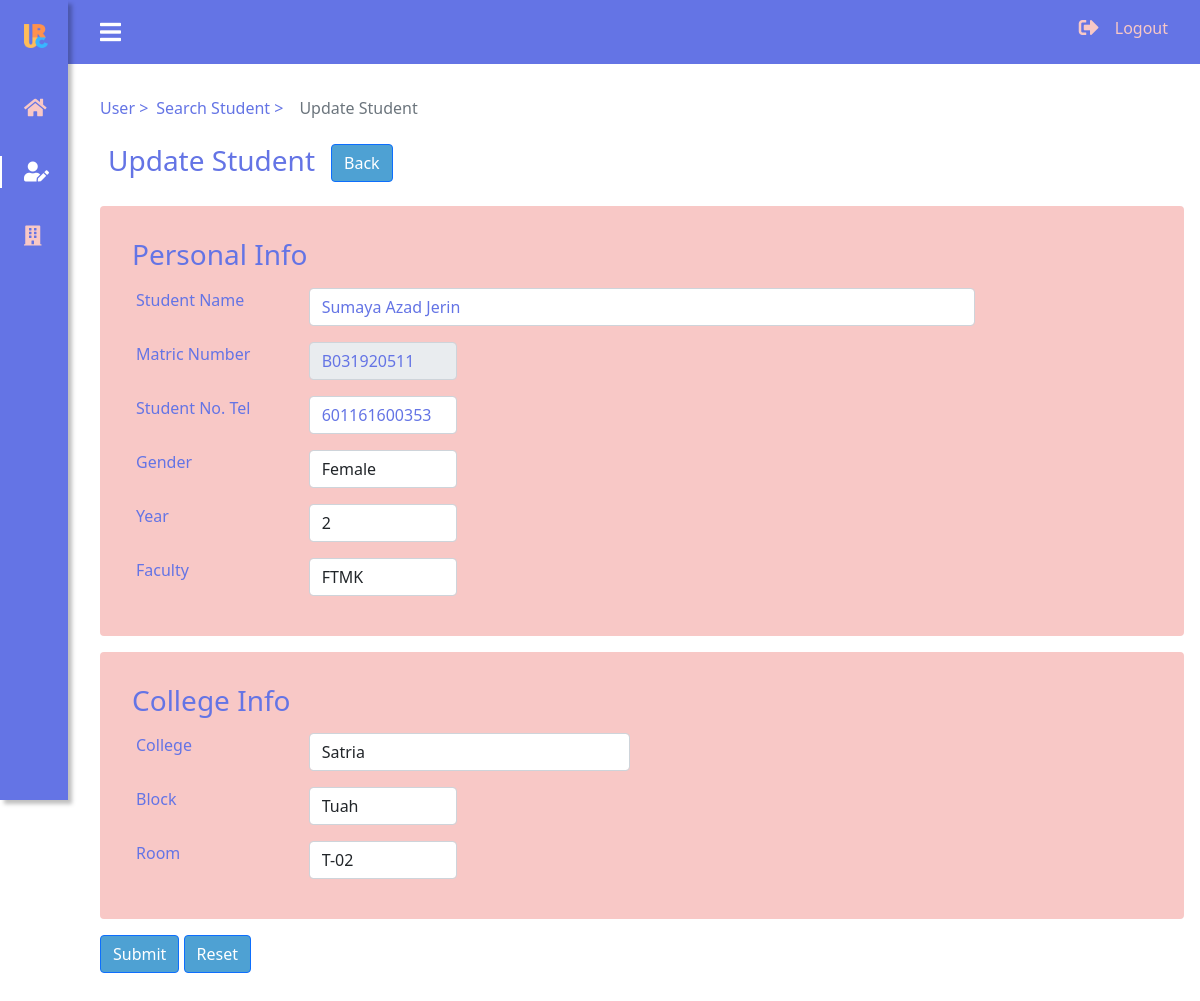
/admin/userStudentUpdate.php?matrixNo=B031920511 (signed in), run on the app's committed database.
### tables this page shows
CREATE TABLE `student` (
  `matrixNo` varchar(10) NOT NULL,
  `studName` varchar(50) NOT NULL,
  `gender` int(1) NOT NULL,
  `faculty` text NOT NULL,
  `year` int(1) NOT NULL,
  `studTel` varchar(20) NOT NULL,
  `roomID` varchar(10) NOT NULL,
  `blockID` varchar(10) NOT NULL,
  `collegeID` varchar(10) NOT NULL,
  `studEmail` varchar(50) NOT NULL,
  `profilePic` text NOT NULL DEFAULT '../../asset/default.jpg'
);

CREATE TABLE `block` (
  `blockID` varchar(10) NOT NULL,
  `collegeID` varchar(10) NOT NULL,
  `blockName` text NOT NULL
);

### public/admin/userStudentUpdate.php (the view, shortened to what this page needs)
<?php
	include("../config.php");
	$matrixNum = $_GET['matrixNo'];
	$sqls = "SELECT student.*, block.blockName FROM student JOIN block on student.blockID = block.blockID WHERE matrixNo = '".$matrixNum."'";
		$results = mysqli_query($conn, $sqls);
		$check = mysqli_num_rows($results);
		$row = mysqli_fetch_assoc($results);
		if($check > 0){
			$oldMatrixNo = $row['matrixNo'];
			$oldStudName = $row['studName'];
			$oldGender = $row['gender'];
			$oldYear = $row['year'];
			$oldFaculty = $row['faculty'];
			$oldCollege = $row['collegeID'];
			$oldBlock = $row['blockID'];
			$oldBlockName = $row['blockName'];
			$oldRoom = $row['roomID'];
			$oldStudTel = $row['studTel'];
		}
		else
			echo '<script>alert("USER NOT FOUND!")</script>';
	?>
<!DOCTYPE html>
<html>
<head>
</head>
<body id="body-pd">
	<div class="py-4">
		<div class="d-flex flex-column " id="content">
			<nav aria-label="breadcrumb">
			  	<ol class="breadcrumb">
			    	<li class="breadcrumb-item">User</li>
			    	<li class="breadcrumb-item">Search Student</li>
			    	<li class="breadcrumb-item active" aria-current="page">Update Student</li>
			  	</ol>
			</nav>
			<div class="d-flex">
				<div class="p-2">
					<h3 >Update Student</h3>
				</div>
				<div class="p-2">
					<form action="userStudentUpdate.php?matrixNo=<?php echo $matrixNum ?>" name="stud_search" method="POST">
						<button type="reset" class="btn btn-primary" id="back-btn" onclick="location.href='userStudentSearch.php'">Back</button>
					</form>
				</div>
			</div>
			<form action="userStudentUpdate.php?matrixNo=<?php echo $matrixNum ?>" name="stud_search" method="POST">
				<div class="rounded p-4 mb-3 bg-color">
					<div class="p-2">
						<h3 >Personal Info</h3>
					</div>
					<div class="container">
						<div class="row mb-3">
							<label for="StudentName" class="col-sm-2 form-label">Student Name</label>
							<div class="col-sm-8">
								<input required type="text" class="form-control" name="stud_name" id="StudentName" placeholder="Student Name" value="<?php echo htmlentities($oldStudName);?>">
							</div>
						</div>
						<div class="row mb-3">
							<label for="MatricNumber" class="col-sm-2 form-label">Matric Number</label>
							<div class="col-sm-2">
								<input required type="text" class="form-control" name="matric_num" id="MatricNumber" placeholder="Matric Number" value="<?php echo htmlentities($oldMatrixNo);?>" disabled>
							</div>
						</div>
						<div class="row mb-3">
							<label for="StudentTel" class="col-sm-2 form-label">Student No. Tel</label>
							<div class="col-sm-2">
								<input required type="tel" pattern=[6]{1}[0]{1}[1]{1}[0-9]{8,9} title="Format: 601XXXXXXXX." class="form-control" name="stud_tel" id="StudentTel" placeholder="Student No. Tel" value="<?php echo htmlentities($oldStudTel);?>">
							</div>
						</div>
						<div class="row mb-3">
							<label for="Gender" class="col-sm-2 form-label">Gender</label>
							<div class="col-sm-2">
								<select required class="form-control" name="gender" id="Gender">
								<?php	if($oldGender == 1){?>
									<option value="">Select Gender</option>
									<option value="2">Female</option>
									<option value="1" selected>Male</option>
								<?php	}
										else{?>
									<option value="2" selected>Female</option>
								<?php	} ?>
								</select>
							</div>
						</div>
						<div class="row mb-3">
							<label for="Year" class="col-sm-2 form-label">Year</label>
							<div class="col-sm-2">
								<select required class="form-control" name="year" id="Year">
								<?php	if($oldYear == 1){?>
									<option value="">Select Year</option>
									<option value="1" selected>1</option>
									<option value="2">2</option>
									<option value="3">3</option>
									<option value="4">4</option>
								<?php	}
										else if($oldYear == 2){?>
									<option value="2" selected>2</option>
								<?php	}
								 ?>
								</select>
							</div>
						</div>
						<div class="row mb-3">
							<label for="Faculty" class="col-sm-2 form-label">Faculty</label>
							<div class="col-sm-2">
								<select required class="form-control" name="faculty" id="Faculty">
								<?php	if($oldFaculty == "FKE"){?>
									<option value="">Select Faculty</option>
									<option value="FKE" selected>FKE</option>
									<option value="FKEKK">FKEKK</option>
									<option value="FKM">FKM</option>
									<option value="FKP">FKP</option>
									<option value="FPTT">FPTT</option>
									<option value="FTKEE">FTKEE</option>
									<option value="FTKMP">FTKMP</option>
									<option value="FTMK">FTMK</option>
								<?php	}
										else if($oldFaculty == "FTMK"){?>
									<option value="FTMK" selected>FTMK</option>
								<?php	} ?>
								</select>
							</div>
						</div>
					</div>
				</div>
				<div class="rounded p-4 mb-3 bg-color">
					<div class="p-2">
						<h3 >College Info</h3>
					</div>
					<div class="container">
						<div class="row mb-3">
							<?php
								$sql = "SELECT collegeID, collegeName FROM college";
								$result = mysqli_query($conn, $sql);
							?>
							<label for="College" class="col-sm-2 form-label">College</label>
							<div class="col-sm-4">
								<select required class="form-control" name="college_id" id="College" onchange="FetchBlock(this.value)">
									<?php
										while($row = mysqli_fetch_assoc($result)){
											if($row['collegeID'] == $oldCollege){
												echo '<option value="'.$row['collegeID'].'" selected>'.$row['collegeName'].'</option>';
											}
											else{
												echo '<option value="'.$row['collegeID'].'">'.$row['collegeName'].'</option>';
											}
										}
									?>
								</select>
							</div>
						</div>
						<div class="row mb-3">
							<label for="Block" class="col-sm-2 form-label">Block</label>
							<div class="col-sm-2">
								<select required class="form-control" name="block" id="Block" onchange="FetchRoom(this.value)">
									<option value="<?php echo htmlentities($oldBlock);?>"><?php echo htmlentities($oldBlockName);?></option>
								</select>
							</div>
						</div>
						<div class="row mb-3">
							<label for="Room" class="col-sm-2 form-label">Room</label>
							<div class="col-sm-2">
								<select required class="form-control" name="room" id="Room">
									<option value="<?php echo htmlentities($oldRoom);?>"><?php echo htmlentities($oldRoom);?></option>
								</select>
							</div>
						</div>
					</div>
				</div>
				<input type="submit" name="submit" class="btn btn-primary" id="submit-btn" value="Submit">
				<input type="reset" name="reset" class="btn btn-primary" id="reset-btn" value="Reset">
			</form>
		</div>
	</div>
</body>
</html>

### css/admin.css (style rules this page uses)
:root { --header-height: 3rem; --nav-width: 68px; --color-one: #6474E5; --color-two: #9AA4EC; --color-three: #F8C8C6; --color-four: #F4A4A4; --color-five: #4EA1D3; --white-color: #FFFFFF; --body-font: 'Nunito', sans-serif; --normal-font-size: 1rem; --z-fixed: 100; }
body { position: relative; margin: var(--header-height) 0 0 0; padding: 0 1rem; font-family: var(--body-font); font-size: var(--normal-font-size); transition: .5s; }
a { text-decoration: none !important; }
.breadcrumb-item::after { content: " > " !important; }
.breadcrumb li:last-child:after, .breadcrumb-item::before { content: "" !important; }
.header { width: 100%; height: var(--header-height); position: fixed; top: 0; left: 0; display: flex; align-items: center; justify-content: space-between; padding: 0 1rem; background-color: var(--color-one); z-index: var(--z-fixed); transition: .5s; }
.header_toggle { color: var(--white-color); font-size: 1.5rem; cursor: pointer; }
.l-navbar { position: fixed; top: 0; left: -30%; width: var(--nav-width); height: 100vh; background-color: var(--color-one); padding: .5rem 1rem 0 0; transition: .5s; z-index: var(--z-fixed); box-shadow: 4px 4px 4px rgb(0 0 0 / 25%); }
.nav { height: 100%; display: flex; flex-direction: column; justify-content: space-between; overflow: hidden; }
.nav_logo, .nav_link, .logout, .nav_dropdown { display: grid; grid-template-columns: max-content max-content; align-items: center; column-gap: 1rem; padding: .5rem 0 .5rem 1.5rem; }
.nav_logo { margin-bottom: 2rem; cursor: auto; }
.nav_logo-icon { background: url("http://localhost/ureco/asset/favicon-32x32.png"); height: 1.5rem; width: 1.5rem; display: block; background-size: contain; }
.nav_link, .logout, .nav_dropdown { position: relative; color: var(--color-three); margin-bottom: 1.5rem; transition: .3s; }
.logout { margin-bottom: 0.5rem; }
.nav_icon { font-size: 1.25rem; }
.active { color: var(--white-color); }
.active::before { content: ''; position: absolute; left: 0; width: 2px; height: 32px; background-color: var(--white-color); }
@media screen and (min-width: 768px) { body { margin: calc(var(--header-height) + 1rem) 0 0 0; padding-left: calc(var(--nav-width) + 2rem); } }
@media screen and (min-width: 768px) { .header { height: calc(var(--header-height) + 1rem); padding: 0 2rem 0 calc(var(--nav-width) + 2rem); } }
@media screen and (min-width: 768px) { .l-navbar { left: 0; padding: 1rem 1rem 0 0; } }
#content, #content input { color: var(--color-one); }
#content button, #add-btn { background-color: var(--color-five); color: var(--white-color); }
.bg-color { background-color: var(--color-three); }
#submit-btn, #reset-btn { background-color: var(--color-five); color: var(--white-color) !important; }

### data on the page
student: stud_name "Sumaya Azad Jerin", matric_num "B031920511", stud_tel "601161600353", gender "Female", year "2", faculty "FTMK", block "Tuah", room "T-02"

### other printed values
form field college_id "Satria"
